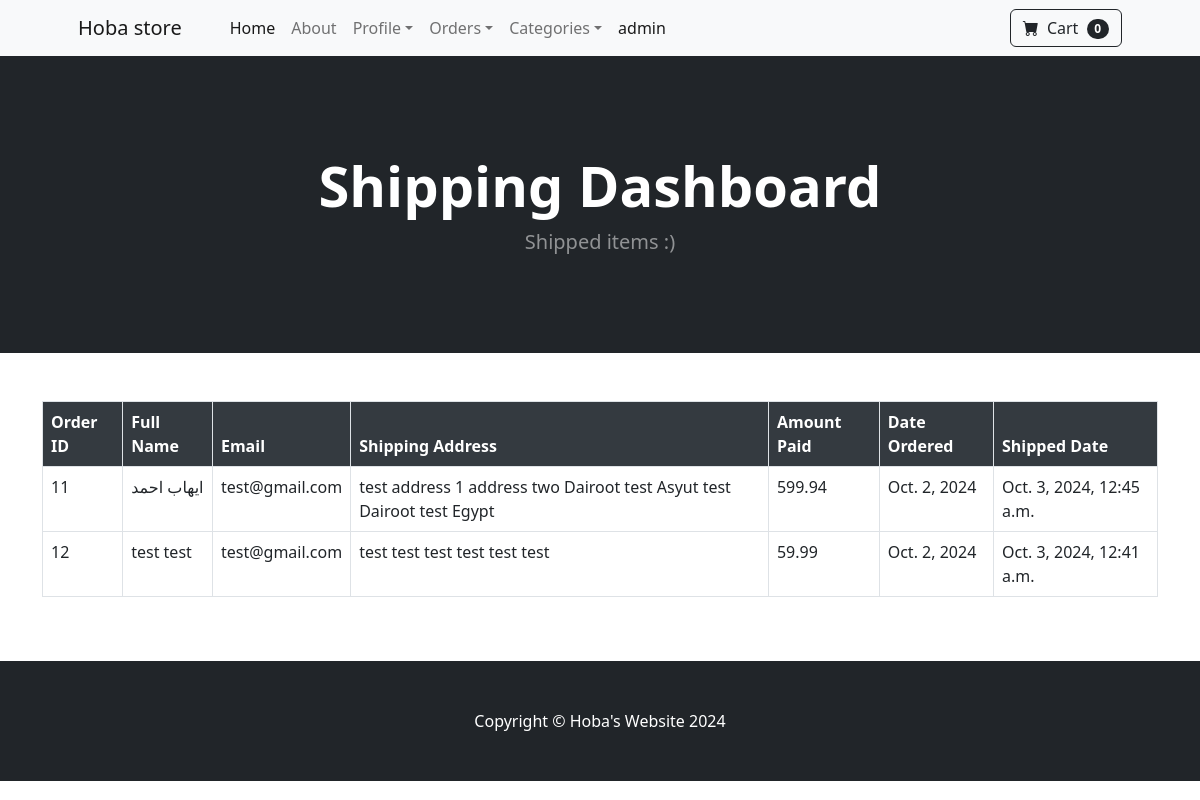
The page /payment/shipped_dash (signed in) on the database its author committed.
### payment/models.py (models this page shows, shortened)
class Order(models.Model):
    user = models.ForeignKey(User, on_delete=models.CASCADE, blank=True, null=True)
    full_name = models.CharField(max_length=260)
    email = models.EmailField(max_length=260)
    shipping_address = models.TextField(max_length=15000)
    amount_paid = models.DecimalField(max_digits=15, decimal_places=2)
    date_ordered = models.DateField(auto_now_add=True)
    shipped = models.BooleanField(default=False)
    shipped_date = models.DateTimeField(blank=True, null=True)

### payment/views.py (the view)
# urls.py: path('shipped_dash', views.shipped_dash, name='shipped_dash'),
def shipped_dash(request):
    if request.user.is_authenticated and request.user.is_superuser:
        orders = Order.objects.filter(shipped=True)
        return render(request, 'shipped_dash.html', {'orders': orders})
    else:
        messages.error(request, 'Access Denied')
        return redirect('home')

### cart/cart.py (called while the page is built)
    def __len__(self):
        return len(self.cart)

### cart/context_processors.py (called while the page is built)
def cart(request):
    return {'cart': Cart(request)}

### payment/templates/shipped_dash.html (shortened to what this page needs)
{% extends "base.html" %}
{% block content %}
<header class="bg-dark py-5 mb-5">
    <div class="container px-4 px-lg-5 my-5">
        <div class="text-center text-white">
            <h1 class="display-4 fw-bolder">Shipping Dashboard</h1>
            <p class="lead fw-normal text-white-50 mb-0">Shipped items :)</p>
        </div>
    </div>
</header>
<div clas='container'>
    <center>
        <div class="container mt-5">
            <div class="table-responsive">
                <table class="table table-bordered table-hover">
                    <thead>
                        <tr>
                            <th scope="col">Order ID</th>
                            <th scope="col">Full Name</th>
                            <th scope="col">Email</th>
                            <th scope="col">Shipping Address</th>
                            <th scope="col">Amount Paid</th>
                            <th scope="col">Date Ordered</th>
                            <th scope="col">Shipped Date</th>
                        </tr>
                    </thead>
                    <tbody>
                        {% for order in orders %}
                        <tr>
                            <td>{{order.id}}</td>
                            <td>{{order.full_name}}</td>
                            <td>{{order.email}}</td>
                            <td>{{order.shipping_address}}</td>
                            <td>{{order.amount_paid}}</td>
                            <td>{{order.date_ordered}}</td>
                            <td>{{order.shipped_date}}</td>
                        </tr>
                        {%endfor%}
                    </tbody>
                </table>
            </div>
        </div>
    </center>
</div>
{% endblock content %}

### store/templates/nav.html (shortened to what this page needs)
<nav class="navbar navbar-expand-lg navbar-light bg-light">
    <div class="container px-4 px-lg-5">
        <a class="navbar-brand" href="#!">Hoba store</a>
        <div class="collapse navbar-collapse" id="navbarSupportedContent">
            <ul class="navbar-nav me-auto mb-2 mb-lg-0 ms-lg-4">
                <li class="nav-item"><a class="nav-link active" aria-current="page" href="{% url 'home' %}">Home</a></li>
                <li class="nav-item"><a class="nav-link" href="{% url 'about' %}">About</a></li>
                {% if user.is_authenticated %}
                <li class="nav-item dropdown">
                    <a class="nav-link dropdown-toggle" id="navbarDropdown" href="#" role="button" data-bs-toggle="dropdown" aria-expanded="false">Profile</a>
                </li>
                {% if user.is_superuser %}
                <li class="nav-item dropdown">
                    <a class="nav-link dropdown-toggle" id="navbarDropdown" href="#" role="button" data-bs-toggle="dropdown" aria-expanded="false">Orders</a>
                </li>
                {% endif %}
                {% else %}
                <li class="nav-item"><a class="nav-link" href="{% url 'login' %}">Log in</a></li>
                {% endif %}
                <li class="nav-item dropdown">
                    <a class="nav-link dropdown-toggle" id="navbarDropdown" href="#" role="button" data-bs-toggle="dropdown" aria-expanded="false">Categories</a>
                </li>
                <li class = 'active nav-link'>{{user.username}}</li>
            </ul>
            <form class="d-flex">
                <a href="{% url 'cart_summary' %}" class="btn btn-outline-dark" >
                    <i class="bi-cart-fill me-1"></i>
                    Cart
                    <span class="badge bg-dark text-white ms-1 rounded-pill" id="cart_quantity"> {{cart|length}} </span>
                </a>
            </form>
        </div>
    </div>
</nav>

### payment/templates/shipped_dash.html (style rules this page uses)
.table thead th { background-color: #343a40; color: #fff; }

### rows shown on the page
Order: id "11", full_name "ايهاب احمد", email "test@gmail.com", shipping_address "test address 1 address two Dairoot test Asyut test Dairoot test Egypt", amount_paid "599.94", date_ordered "Oct. 2, 2024", shipped_date "Oct. 3, 2024, 12:45 a.m."
Order: id "12", full_name "test test", email "test@gmail.com", shipping_address "test test test test test test", amount_paid "59.99", date_ordered "Oct. 2, 2024", shipped_date "Oct. 3, 2024, 12:41 a.m."

### other values the page prints
{{ user.username }} "admin"
{{ cart|length }} "0"
